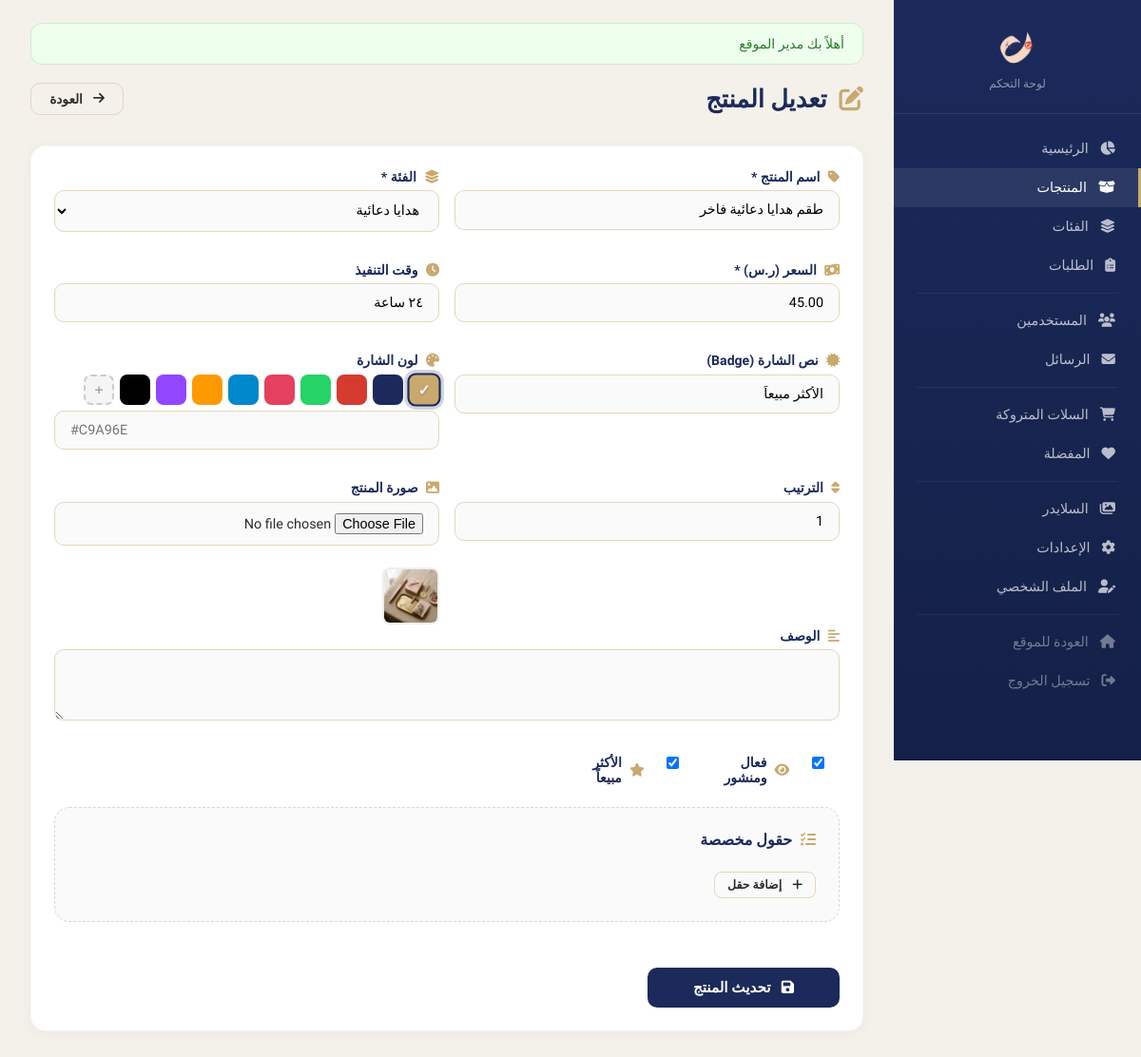
Page /admin/product_form.php?id=1 (signed in) on the committed database.
### tables this page shows
CREATE TABLE IF NOT EXISTS `products` (
  `id` INT UNSIGNED AUTO_INCREMENT PRIMARY KEY,
  `name` VARCHAR(200) NOT NULL,
  `description` TEXT DEFAULT NULL,
  `price` DECIMAL(10,2) NOT NULL,
  `image` VARCHAR(255) DEFAULT NULL,
  `category_id` INT UNSIGNED NOT NULL,
  `badge` VARCHAR(50) DEFAULT NULL,
  `badge_color` VARCHAR(20) DEFAULT NULL,
  `time` VARCHAR(50) DEFAULT NULL,
  `is_active` TINYINT(1) DEFAULT 1,
  `is_bestseller` TINYINT(1) DEFAULT 0,
  `sort_order` INT DEFAULT 0,
  `created_at` DATETIME DEFAULT CURRENT_TIMESTAMP,
  `updated_at` DATETIME DEFAULT CURRENT_TIMESTAMP ON UPDATE CURRENT_TIMESTAMP,
  FOREIGN KEY (`category_id`) REFERENCES `categories`(`id`) ON DELETE CASCADE
);

CREATE TABLE IF NOT EXISTS `categories` (
  `id` INT UNSIGNED AUTO_INCREMENT PRIMARY KEY,
  `key_name` VARCHAR(50) NOT NULL UNIQUE,
  `label` VARCHAR(100) NOT NULL,
  `description` VARCHAR(255) DEFAULT NULL,
  `image` VARCHAR(255) DEFAULT NULL,
  `sort_order` INT DEFAULT 0,
  `is_active` TINYINT(1) DEFAULT 1,
  `created_at` DATETIME DEFAULT CURRENT_TIMESTAMP
);

### classes/Database.php (called while the page is built, shortened)
<?php
class Database {
    private static ?PDO $instance = null;
    public static function getInstance(): PDO {
        if (self::$instance === null) {
            try {
                $dsn = 'mysql:host=' . DB_HOST . ';dbname=' . DB_NAME . ';charset=' . DB_CHARSET;
                self::$instance = new PDO($dsn, DB_USER, DB_PASS, [
                    PDO::ATTR_ERRMODE            => PDO::ERRMODE_EXCEPTION,
                    PDO::ATTR_DEFAULT_FETCH_MODE  => PDO::FETCH_ASSOC,
                    PDO::ATTR_EMULATE_PREPARES    => false,
                    PDO::MYSQL_ATTR_INIT_COMMAND  => "SET NAMES utf8mb4 COLLATE utf8mb4_unicode_ci"
                ]);
            } catch (PDOException $e) {
                die('خطأ في الاتصال بقاعدة البيانات: ' . $e->getMessage());
            }
        }
        return self::$instance;
    }
}

### classes/Product.php (called while the page is built, shortened)
<?php
require_once __DIR__ . '/Database.php';
class Product {
    private PDO $db;
    public function __construct() {
        $this->db = Database::getInstance();
    }
    public function findById(int $id): ?array {
        $stmt = $this->db->prepare(
            "SELECT p.*, c.key_name as category_key, c.label as cat_label
             FROM products p
             JOIN categories c ON p.category_id = c.id
             WHERE p.id = ?"
        );
        $stmt->execute([$id]);
        $product = $stmt->fetch();
        if ($product) {
            $product['customFields'] = $this->getCustomFields($product['id']);
        }
        return $product ?: null;
    }
    public function getCustomFields(int $productId): array {
        $stmt = $this->db->prepare("SELECT * FROM product_custom_fields WHERE product_id = ? ORDER BY sort_order ASC");
        $stmt->execute([$productId]);
        return $stmt->fetchAll();
    }
}

### includes/functions.php (called while the page is built, shortened)
<?php
function clean(string $str): string {
    return htmlspecialchars(trim($str), ENT_QUOTES, 'UTF-8');
}

### classes/Category.php (called while the page is built, shortened)
<?php
require_once __DIR__ . '/Database.php';
class Category {
    private PDO $db;
    public function __construct() {
        $this->db = Database::getInstance();
    }
    public function getAll(bool $activeOnly = true): array {
        $sql = "SELECT * FROM categories";
        $sql .= " ORDER BY sort_order ASC";
        return $this->db->query($sql)->fetchAll();
    }
}

### admin/product_form.php (the view, shortened to what this page needs)
<?php
require_once __DIR__ . '/../classes/Product.php';
require_once __DIR__ . '/../classes/Category.php';
$productModel = new Product();
$categoryModel = new Category();
$categories = $categoryModel->getAll(false);
$editId = isset($_GET['id']) ? (int)$_GET['id'] : 0;
$product = $editId ? $productModel->findById($editId) : null;
require_once __DIR__ . '/includes/header.php';
?>
<div class="admin-topbar">
  <div><h1><i class="fa-solid <?= $editId ? 'fa-pen-to-square' : 'fa-plus-circle' ?>" style="margin-left:0.4rem;color:var(--admin-gold);"></i> <?= $editId ? 'تعديل المنتج' : 'إضافة منتج جديد' ?></h1></div>
  <a href="products.php" class="btn-admin btn-admin--outline"><i class="fa-solid fa-arrow-right" style="margin-left:0.3rem;"></i> العودة</a>
</div>
<div class="admin-card">
  <form method="POST" enctype="multipart/form-data" class="admin-form">
    <div style="display:grid;grid-template-columns:1fr 1fr;gap:1rem;">
      <div><label><i class="fa-solid fa-tag" style="margin-left:0.3rem;color:var(--admin-gold);"></i> اسم المنتج *</label><input type="text" name="name" value="<?= clean($product['name'] ?? '') ?>" required></div>
      <div><label><i class="fa-solid fa-layer-group" style="margin-left:0.3rem;color:var(--admin-gold);"></i> الفئة *</label>
        <select name="category_id" required><option value="">اختر الفئة</option>
        <?php foreach ($categories as $c): ?><option value="<?= $c['id'] ?>" <?= ($product['category_id'] ?? 0) == $c['id'] ? 'selected' : '' ?>><?= clean($c['label']) ?></option><?php endforeach; ?>
        </select>
      </div>
      <div><label><i class="fa-solid fa-money-bill-wave" style="margin-left:0.3rem;color:var(--admin-gold);"></i> السعر (ر.س) *</label><input type="number" name="price" step="0.01" value="<?= $product['price'] ?? '' ?>" required></div>
      <div><label><i class="fa-solid fa-clock" style="margin-left:0.3rem;color:var(--admin-gold);"></i> وقت التنفيذ</label><input type="text" name="time" value="<?= clean($product['time'] ?? '') ?>" placeholder="مثال: ٢٤ ساعة"></div>
      <div><label><i class="fa-solid fa-certificate" style="margin-left:0.3rem;color:var(--admin-gold);"></i> نص الشارة (Badge)</label><input type="text" name="badge" value="<?= clean($product['badge'] ?? '') ?>" placeholder="مثل: الأكثر مبيعاً"></div>
      <div>
        <label><i class="fa-solid fa-palette" style="margin-left:0.3rem;color:var(--admin-gold);"></i> لون الشارة</label>
        <div class="badge-color-swatches" id="badgeSwatches">
          <div class="color-swatch active" data-color="#C9A96E" style="background:#C9A96E;" title="ذهبي"></div>
          <div class="color-swatch" data-color="#1B2A5B" style="background:#1B2A5B;" title="كحلي"></div>
          <div class="color-swatch" data-color="#D63B2F" style="background:#D63B2F;" title="أحمر"></div>
          <div class="color-swatch" data-color="#25D366" style="background:#25D366;" title="أخضر"></div>
          <div class="color-swatch" data-color="#E4405F" style="background:#E4405F;" title="وردي"></div>
          <div class="color-swatch" data-color="#0088CC" style="background:#0088CC;" title="أزرق"></div>
          <div class="color-swatch" data-color="#FF9900" style="background:#FF9900;" title="برتقالي"></div>
          <div class="color-swatch" data-color="#9146FF" style="background:#9146FF;" title="بنفسجي"></div>
          <div class="color-swatch" data-color="#000000" style="background:#000;" title="أسود"></div>
          <div class="color-swatch color-swatch--custom" data-color="custom" title="لون مخصص">
            <i class="fa-solid fa-plus" style="font-size:10px;color:#999;"></i>
          </div>
        </div>
        <input type="text" name="badge_color" id="badgeColorText" value="<?= clean($product['badge_color'] ?? '') ?>" placeholder="#C9A96E" dir="ltr" style="margin-top:0.4rem;">
      </div>
      <div><label><i class="fa-solid fa-sort" style="margin-left:0.3rem;color:var(--admin-gold);"></i> الترتيب</label><input type="number" name="sort_order" value="<?= $product['sort_order'] ?? 0 ?>"></div>
      <div>
        <label><i class="fa-solid fa-image" style="margin-left:0.3rem;color:var(--admin-gold);"></i> صورة المنتج</label>
        <input type="file" name="image" accept="image/*">
        <?php if (!empty($product['image'])): ?>
        <div style="margin-top:0.4rem;"><img src="../<?= htmlspecialchars($product['image']) ?>" style="width:60px;height:60px;object-fit:cover;border-radius:8px;border:2px solid #eee;"></div>
        <?php endif; ?>
      </div>
    </div>
    <label><i class="fa-solid fa-align-left" style="margin-left:0.3rem;color:var(--admin-gold);"></i> الوصف</label>
    <textarea name="description" rows="3"><?= clean($product['description'] ?? '') ?></textarea>
    <div style="display:flex;gap:2rem;margin:1rem 0;">
      <label style="display:flex;align-items:center;gap:0.5rem;cursor:pointer;"><input type="checkbox" name="is_active" <?= ($product['is_active'] ?? 1) ? 'checked' : '' ?>> <i class="fa-solid fa-eye" style="color:var(--admin-gold);"></i> فعال ومنشور</label>
      <label style="display:flex;align-items:center;gap:0.5rem;cursor:pointer;"><input type="checkbox" name="is_bestseller" <?= ($product['is_bestseller'] ?? 0) ? 'checked' : '' ?>> <i class="fa-solid fa-star" style="color:var(--admin-gold);"></i> الأكثر مبيعاً</label>
    </div>
    <div class="admin-card" style="background:#FAFAFA;box-shadow:none;border:1px dashed var(--admin-border);">
      <h3 style="font-size:1rem;font-weight:700;color:var(--admin-navy);margin-bottom:1rem;"><i class="fa-solid fa-list-check" style="margin-left:0.3rem;color:var(--admin-gold);"></i> حقول مخصصة</h3>
      <button type="button" onclick="addCustomField()" class="btn-admin btn-admin--outline btn-admin--sm" style="margin-top:0.5rem;"><i class="fa-solid fa-plus" style="margin-left:0.3rem;"></i> إضافة حقل</button>
    </div>
    <button type="submit" class="btn-admin btn-admin--primary" style="margin-top:1.5rem;padding:0.75rem 3rem;font-size:0.95rem;"><i class="fa-solid fa-floppy-disk" style="margin-left:0.3rem;"></i> <?= $editId ? 'تحديث المنتج' : 'حفظ المنتج' ?></button>
  </form>
</div>
<?php require_once __DIR__ . '/includes/footer.php'; ?>

### admin/css/admin.css (style rules this page uses)
:root { --admin-navy: #1B2A5B; --admin-navy-light: #2A3F7E; --admin-gold: #C9A96E; --admin-red: #D63B2F; --admin-bg: #F4F1EB; --admin-card: #FFFFFF; --admin-sidebar: #1B2A5B; --admin-text: #2C2C2C; --admin-gray: #8A8580; --admin-border: #E5D6BF; --admin-radius: 16px; --admin-shadow: 0 2px 16px rgba(0, 0, 0, 0.04); }
* { margin: 0; padding: 0; box-sizing: border-box; }
body { font-family: 'Tajawal', sans-serif; background: var(--admin-bg); color: var(--admin-text); direction: rtl; text-align: right; min-height: 100vh; }
.admin-topbar { display: flex; align-items: center; justify-content: space-between; margin-bottom: 2rem; flex-wrap: wrap; gap: 1rem; }
.admin-topbar h1 { font-weight: 800; color: var(--admin-navy); font-size: 1.6rem; }
.admin-card { background: var(--admin-card); border-radius: var(--admin-radius); box-shadow: var(--admin-shadow); padding: 1.5rem; margin-bottom: 1.5rem; border: 1px solid rgba(0, 0, 0, 0.03); }
.btn-admin { display: inline-flex; align-items: center; gap: 0.4rem; padding: 0.5rem 1.2rem; border: none; border-radius: 10px; font-family: 'Tajawal', sans-serif; font-weight: 600; font-size: 0.85rem; cursor: pointer; transition: all 0.2s; text-decoration: none; }
.btn-admin--primary { background: var(--admin-navy); color: #fff; }
.btn-admin--outline { background: transparent; border: 1.5px solid var(--admin-border); color: var(--admin-text); }
.btn-admin--sm { padding: 0.35rem 0.8rem; font-size: 0.78rem; border-radius: 8px; }
.admin-form label { display: block; font-weight: 600; color: var(--admin-navy); margin-bottom: 0.4rem; font-size: 0.88rem; }
.admin-form input, .admin-form select, .admin-form textarea { width: 100%; padding: 0.7rem 1rem; border: 1.5px solid var(--admin-border); border-radius: 10px; font-family: 'Tajawal', sans-serif; font-size: 0.9rem; transition: border-color 0.2s; outline: none; margin-bottom: 1rem; background: #FAFAFA; }

### admin/product_form.php (style rules this page uses)
.badge-color-swatches { display:flex;flex-wrap:wrap;gap:6px;margin-top:0.3rem; }
.color-swatch { width:32px;height:32px;border-radius:8px;cursor:pointer;border:2px solid transparent;transition:all 0.2s;position:relative;display:flex;align-items:center;justify-content:center; }
.color-swatch.active { border-color:var(--admin-navy);box-shadow:0 0 0 3px rgba(27,42,91,0.2);transform:scale(1.1); }
.color-swatch.active::after { content:'✓';color:#fff;font-size:14px;font-weight:700;text-shadow:0 1px 2px rgba(0,0,0,0.3); }
.color-swatch--custom { background:#f5f5f5!important;border:2px dashed #ccc; }

### rows in the picture
products: name "طقم هدايا دعائية فاخر", category_id "هدايا دعائية", price "45.00", time "٢٤ ساعة", badge "الأكثر مبيعاً", sort_order "1", image (picture), is_active "☑", is_bestseller "☑"

### other values in the picture
$flash['message'] "أهلاً بك مدير الموقع"
